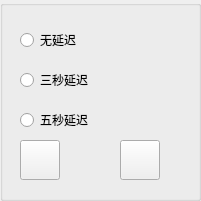
   <widget class="QGroupBox" name="groupBox_3">
    <property name="geometry">
     <rect>
      <x>1160</x>
      <y>0</y>
      <width>201</width>
      <height>201</height>
     </rect>
    </property>
    <property name="title">
     <string/>
    </property>
    <widget class="QRadioButton" name="zero">
     <property name="geometry">
      <rect>
       <x>20</x>
       <y>30</y>
       <width>99</width>
       <height>20</height>
      </rect>
     </property>
     <property name="text">
      <string>无延迟</string>
     </property>
    </widget>
    <widget class="QRadioButton" name="three">
     <property name="geometry">
      <rect>
       <x>20</x>
       <y>70</y>
       <width>99</width>
       <height>20</height>
      </rect>
     </property>
     <property name="text">
      <string>三秒延迟</string>
     </property>
    </widget>
    <widget class="QRadioButton" name="five">
     <property name="geometry">
      <rect>
       <x>20</x>
       <y>110</y>
       <width>99</width>
       <height>20</height>
      </rect>
     </property>
     <property name="text">
      <string>五秒延迟</string>
     </property>
    </widget>
    <widget class="QPushButton" name="screenshot">
     <property name="geometry">
      <rect>
       <x>20</x>
       <y>140</y>
       <width>40</width>
       <height>40</height>
      </rect>
     </property>
     <property name="minimumSize">
      <size>
       <width>40</width>
       <height>40</height>
      </size>
     </property>
     <property name="maximumSize">
      <size>
       <width>32</width>
       <height>32</height>
      </size>
     </property>
     <property name="text">
      <string/>
     </property>
     <property name="icon">
      <iconset resource="icon/icon.qrc">
       <normaloff>:/new/prefix1/IconParkOutlineScreenshotTwo.svg</normaloff>:/new/prefix1/IconParkOutlineScreenshotTwo.svg</iconset>
     </property>
     <property name="iconSize">
      <size>
       <width>32</width>
       <height>32</height>
      </size>
     </property>
    </widget>
    <widget class="QPushButton" name="ocr">
     <property name="geometry">
      <rect>
       <x>120</x>
       <y>140</y>
       <width>40</width>
       <height>40</height>
      </rect>
     </property>
     <property name="minimumSize">
      <size>
       <width>40</width>
       <height>40</height>
      </size>
     </property>
     <property name="maximumSize">
      <size>
       <width>32</width>
       <height>32</height>
      </size>
     </property>
     <property name="text">
      <string/>
     </property>
     <property name="icon">
      <iconset resource="icon/icon.qrc">
       <normaloff>:/new/prefix1/MdiOcr.svg</normaloff>:/new/prefix1/MdiOcr.svg</iconset>
     </property>
     <property name="iconSize">
      <size>
       <width>32</width>
       <height>32</height>
      </size>
     </property>
    </widget>
   </widget>
